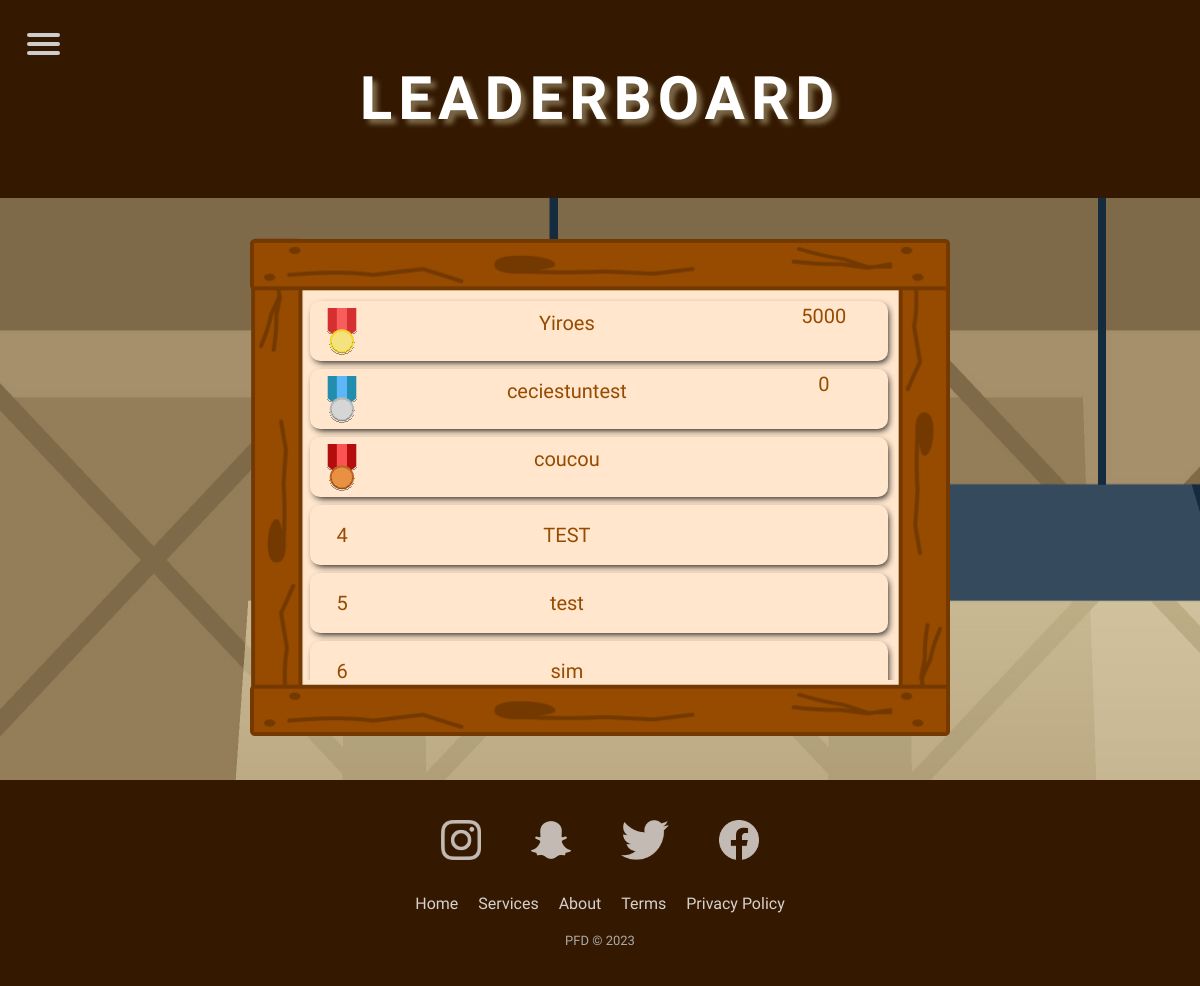
Page /html/ranking.php on the earlier database version.
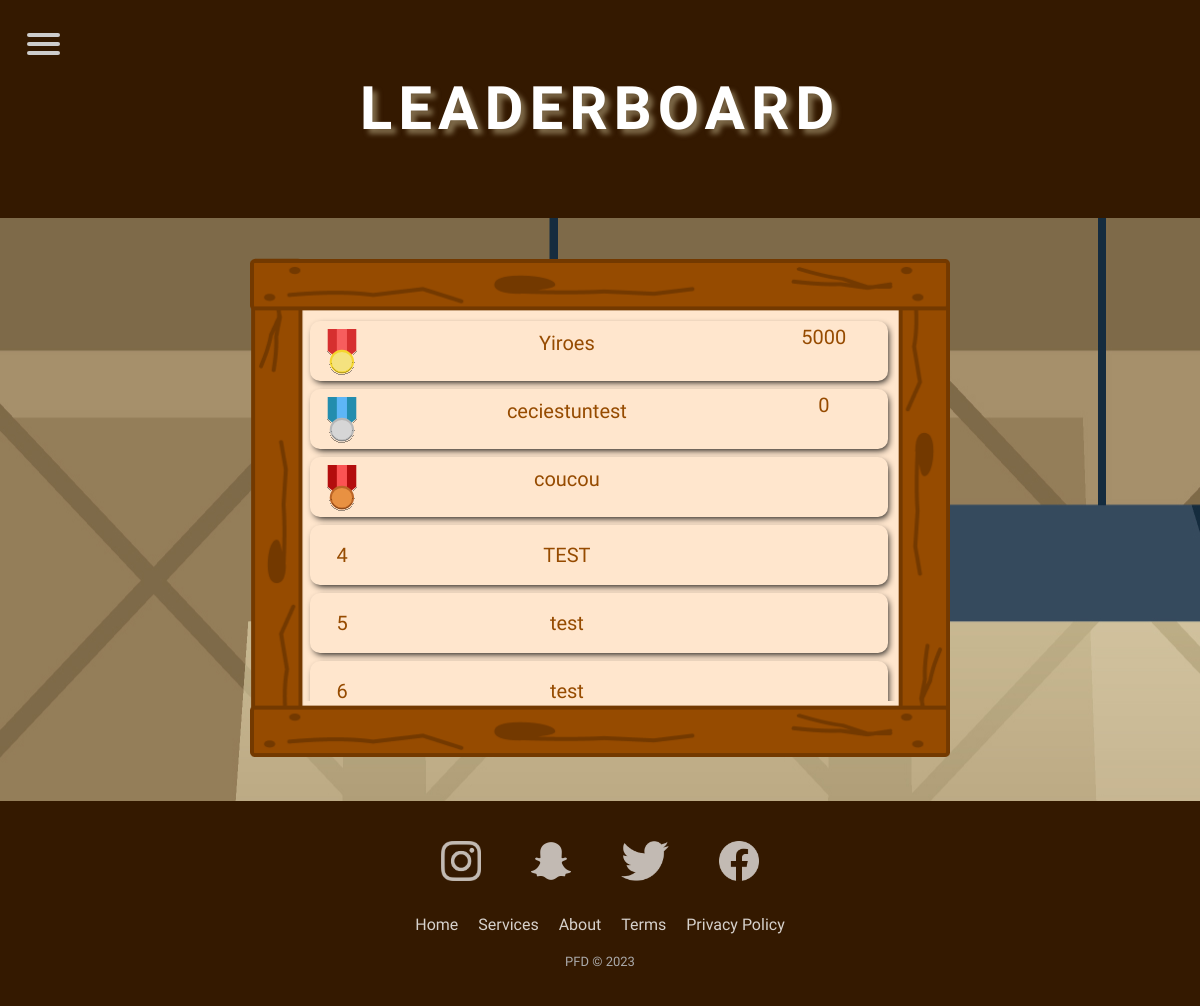
Same page on the later database version.
### tables this page shows
CREATE TABLE `acc` (
  `email` varchar(36) NOT NULL,
  `admin` tinyint(1) DEFAULT NULL,
  `pseudo` varchar(36) NOT NULL,
  `civility` varchar(12) NOT NULL,
  `password` varchar(64) NOT NULL,
  `score` int(11) DEFAULT NULL,
  `level` int(11) DEFAULT NULL,
  `id_back` int(11) DEFAULT '1',
  `id_dude` int(11) DEFAULT '1',
  `id_hat` int(2) NOT NULL DEFAULT '0'
);

### html/language.php (called while the page is built)
<?php
function getLanguage($textFr, $textEn) {
  if (isset($_COOKIE["lang"]) && $_COOKIE["lang"] == 'fr')
    return $textFr;
  else {
    return $textEn;
  }
}
?>

### html/request.php (called while the page is built, shortened)
<?php
function request($phpRequest, $isUnique, $params = NULL) {
  try {
    require("connexion.php");
    $req = $conn->prepare($phpRequest);
    if (isset($params)) {
      $req->execute($params);
    } else {
      $req->execute();
    }
    if ($isUnique)
      $resultat = $req->fetch();
    else
      $resultat = $req->fetchAll(PDO::FETCH_ASSOC);
    return $resultat;
  } catch (Exception $e) {
    die("Erreur : " . $e->getMessage());
  }
}
?>

### html/ranking.php (the view, shortened to what this page needs)
<!DOCTYPE html>
<html lang="en">
<head>
	<?php include("head.php"); ?>
	<link rel="stylesheet" href="../CSS/ranking.css">
</head>
<body>
	<?php include("nav.php"); require("request.php"); ?>
	<header>
		<h1><?php  echo getLanguage("Classement","Leaderboard");  ?></h1>
	</header>
	<main>
		<div class="container">
			<div id="containerUL">
				<div id="containerBox">
					<?php
					try {
						$resultat = request("SELECT * FROM acc ORDER BY score DESC", false);
						$rank = 1;
						foreach ($resultat as $row) {
							echo "<div class='boardElem'>";
							if($rank==1){
										echo"<span> <img class='medals' src='../Images/gold_medal.svg'/> </span>";
							}
							else if($rank==2){
								echo"<span> <img class='medals' src='../Images/silver_medal.svg'/> </span>";
					}
							else if($rank==3){
										echo"<span> <img class='medals' src='../Images/bronze_medal.svg'/> </span>";
							}
							else{echo"<span>$rank</span>";}
							if($rank<=3){
											echo"<span class='pseudowinners'>$row[pseudo]</span>
											<span class='scorewinners'>$row[score]</span>
											</div>";
							}
							else{
								echo"<span>$row[pseudo]</span>
								<span>$row[score]</span>
								</div>";
							}
							$rank += 1;
						}
					} catch (Exception $e) {
						die("Erreur : " . $e->getMessage());
					}
					?>
				</div>
			</div>
		</div>
	</main>
	<?php include("footer.php"); ?>
</body>
</html>

### html/head.php (shortened to what this page needs)
<link rel="stylesheet" href="../CSS/footer.css">
<link rel="stylesheet" href="../CSS/nav.css">

### html/nav.php (shortened to what this page needs)
<?php include'language.php'; ?>
<nav>
  <div id="menucontenu">
    <span></span>
    <span></span>
    <span></span>
  </div>
</nav>

### html/footer.php
<link rel="stylesheet" href="../CSS/footer.css">
<footer>
    <div class="social">
        <a href="#"><img class="icon ion-social-instagram" src="../Images/logo_reseaux/insta_logo.png"></a>
        <a href="#"><img class="icon ion-social-snapchat" src="../Images/logo_reseaux/snap_logo.png"></a>
        <a href="#"><img class="icon ion-social-twitter" src="../Images/logo_reseaux/twitter_logo.png"></a>
        <a href="#"><img class="icon ion-social-facebook" src="../Images/logo_reseaux/facebook_logo.png"></a>
    </div>
    <div class="list-inline">
        <a href="home.php"><?php echo getLanguage("Accueil", "Home");  ?></a>
        <a href="#"><?php echo getLanguage("Services", "Services");  ?></a>
        <a href="#"><?php echo getLanguage("A propos", "About");  ?></a>
        <a href="#"><?php echo getLanguage("Conditions d'utilisations", "Terms");  ?></a>
        <a href="#"><?php echo getLanguage("Vie privé", "Privacy Policy");  ?></a>
    </div>
    <p class="copyright">PFD © 2023</p>
</footer>

### CSS/footer.css (style rules this page uses)
footer { background-color: #341900; width: 100%; padding-top:30px; margin-top:auto; font-family: "Kanit", sans-serif; }
.social, .list-inline { display: flex; justify-content: center; align-items: center; width: 100%; margin-bottom: 20px; }
.list-inline a { text-decoration: none; margin: 0px 10px; color: white; opacity: 0.8; transition: all .3s ease-in-out; }
.social a { margin: 0px 15px; }
.social img { height: 40px; filter: brightness(0) invert(1); opacity: 0.7; margin: 10px 10px; }
footer .copyright { margin-top:15px; text-align:center; font-size:13px; color:#aaa; padding-bottom: 10px; }

### CSS/nav.css (style rules this page uses)
nav { z-index: 10; position: sticky; }
#menucontenu { display: block; position: fixed; top: 25px; margin-left: 20px; z-index: 100; height:40px; }
#menucontenu span { display: block; bottom: 30px; left: 7px; width: 33px; height: 4px; margin-bottom: 5px; position: relative; background: #cdcdcd; border-radius: 3px; z-index: 1; transform-origin: 4px 0px; transition: transform 0.5s cubic-bezier(0.77,0.2,0.05,1.0), background 0.5s cubic-bezier(0.77,0.2,0.05,1.0), opacity 0.55s ease; }

### CSS/ranking.css (style rules this page uses)
body { margin: 0; padding: 0; background-color: #341900; color: #cdcdcd; height: 100vh; width: 100%; position: relative; font-family: "Kanit", sans-serif; }
header { background-color: #341900; color: white; display: flex; align-items: center; justify-content: center; height: 15vh; }
main { width: 100%; background-image: url("../Images/barrel3.jpg"); display: flex; justify-content: center; z-index: -2; }
h1 { font-family: 'Londrina Sketch', cursive; text-transform: uppercase; text-align: center; font-size: 60px; letter-spacing: 0.5vw; text-shadow: 5px 5px 5px #7e6a49; animation-name:titre; animation-duration: 5s; animation-iteration-count: infinite; }
.container { position: relative; width: 90%; max-width: 700px; margin: 40px 0px; box-sizing: border-box; }
.container img { position: relative; width: 100%; }
.container #containerUL { position: absolute; width: calc(100% - 110px); height: calc(100% - 115px); overflow-y: scroll; overflow-x: hidden; margin: 55px; box-sizing: border-box; top: 0px; left: 0px; }
#containerBox { top: 0px; left: 0px; width: 100%; flex-direction: column; align-items: center; padding: 0px 5px; }
.container #containerBox .boardElem { width: calc(100% - 12px); margin: 0px 5px; box-sizing: border-box; display: grid; grid-template-columns: 1fr 6fr 2fr; text-align: center; margin: 8px 0px; height: 60px; border-radius: 10px; justify-content: center; align-content: center; font-size: 20px; color: #964b00; background-color: #ffe6cd; box-shadow: 2px 3px 7px -2px black; transition: all .2s ease-in-out; }
.scorewinners { display: relative; padding-top: 25%; }
.medals { position: relative; top:20%; height: 40%; padding-top: 20%; }
.pseudowinners { display: relative; padding-top: 10%; }

Differences in the rows shown:
no longer on this page (row edited): acc: pseudo "sim"
added acc: pseudo "test"
